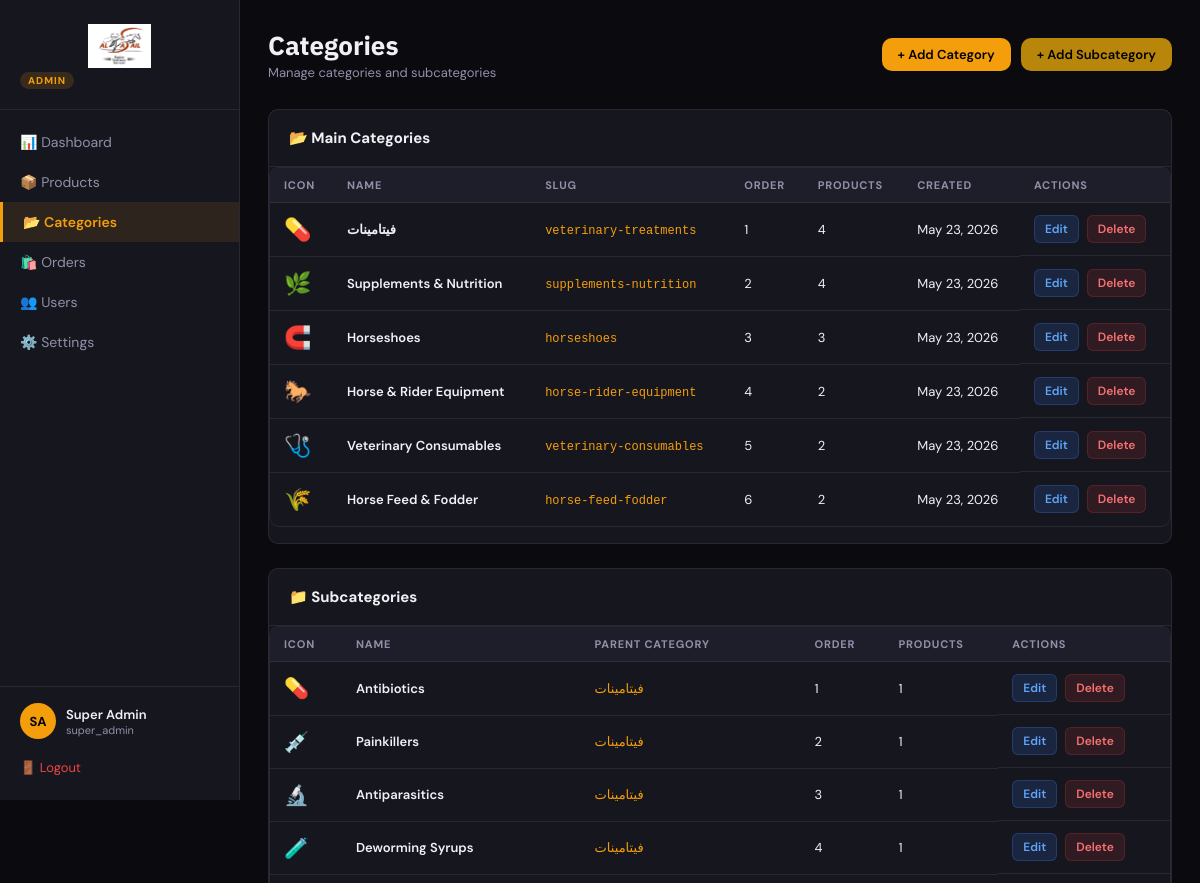
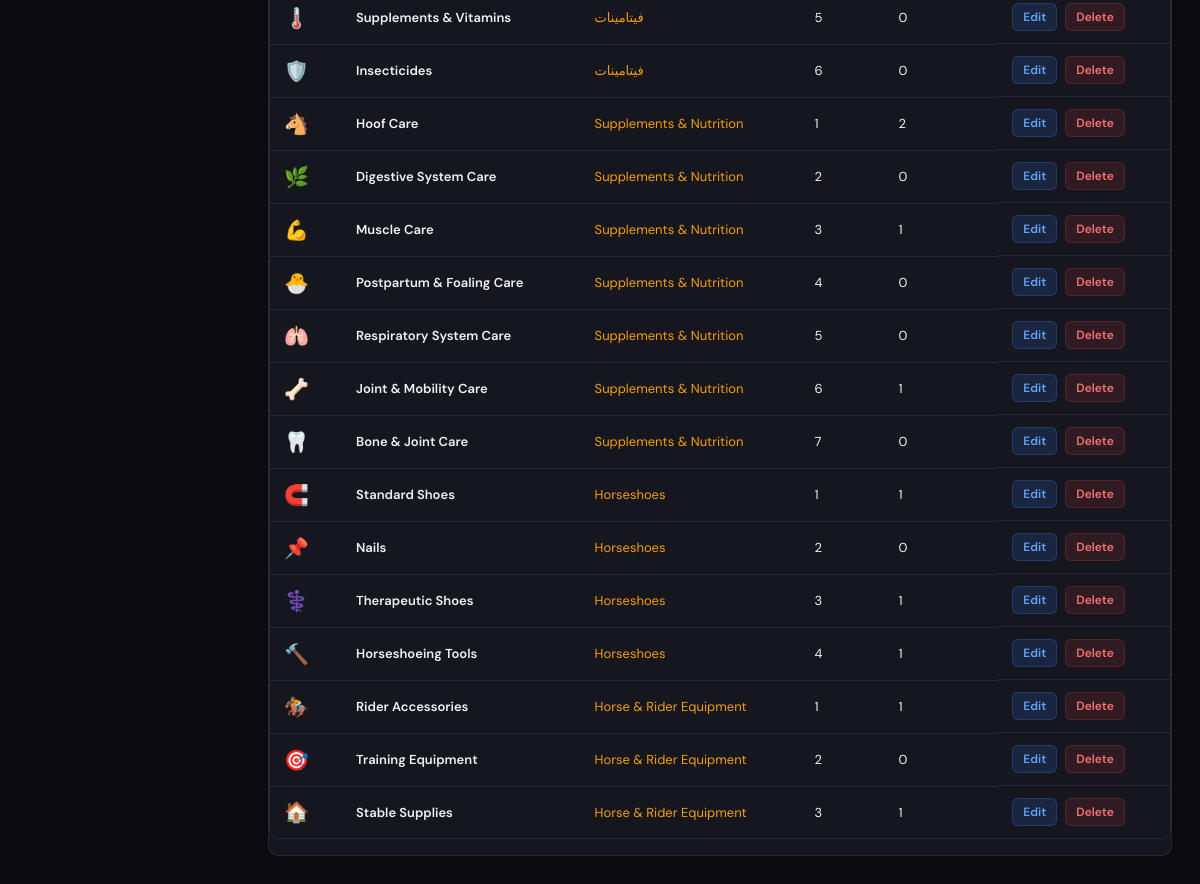
Screenshot of /admin/categories.php (signed in) with the database file from the repository (2 pictures, top to bottom).
### tables this page shows
CREATE TABLE `users` (
  `id` int(11) NOT NULL AUTO_INCREMENT,
  `first_name` varchar(80) NOT NULL,
  `last_name` varchar(80) NOT NULL,
  `email` varchar(150) NOT NULL,
  `password` varchar(255) NOT NULL,
  `phone` varchar(20) DEFAULT NULL,
  `address` text DEFAULT NULL,
  `city` varchar(100) DEFAULT NULL,
  `avatar` varchar(255) DEFAULT NULL,
  `google_id` varchar(255) DEFAULT NULL,
  `reset_token` varchar(255) DEFAULT NULL,
  `token_expires` datetime DEFAULT NULL,
  `role` enum('member','admin','super_admin') DEFAULT 'member',
  `created_at` timestamp NOT NULL DEFAULT current_timestamp(),
  PRIMARY KEY (`id`),
  UNIQUE KEY `email` (`email`),
  UNIQUE KEY `google_id` (`google_id`),
  UNIQUE KEY `reset_token` (`reset_token`)
);

CREATE TABLE `categories` (
  `id` int(11) NOT NULL AUTO_INCREMENT,
  `name` varchar(100) NOT NULL,
  `slug` varchar(100) NOT NULL,
  `icon` varchar(10) NOT NULL DEFAULT '?',
  `order_num` int(11) DEFAULT 0,
  PRIMARY KEY (`id`),
  UNIQUE KEY `slug` (`slug`)
);

CREATE TABLE `subcategories` (
  `id` int(11) NOT NULL AUTO_INCREMENT,
  `category_id` int(11) NOT NULL,
  `name` varchar(100) NOT NULL,
  `slug` varchar(100) NOT NULL,
  `icon` varchar(20) DEFAULT '?',
  `order_num` int(11) DEFAULT 0,
  `created_at` timestamp NOT NULL DEFAULT current_timestamp(),
  PRIMARY KEY (`id`),
  UNIQUE KEY `slug` (`slug`),
  KEY `category_id` (`category_id`),
  CONSTRAINT `subcategories_ibfk_1` FOREIGN KEY (`category_id`) REFERENCES `categories` (`id`) ON DELETE CASCADE
);

### includes/functions.php (called while the page is built, shortened)
<?php
require_once __DIR__ . '/db.php';
function isLoggedIn(): bool {
    return !empty($_SESSION['user_id']);
}
function getCurrentUser(): ?array {
    global $conn;
    $id = (int)$_SESSION['user_id'];
    $r = $conn->query("SELECT * FROM users WHERE id=$id");
    return $r && $r->num_rows ? $r->fetch_assoc() : null;
}

### admin/categories.php (the view, shortened to what this page needs)
<?php
require_once __DIR__ . '/layout.php';
$categories = $conn->query("
    SELECT c.*, COUNT(DISTINCT p.id) AS product_count
    FROM categories c
    LEFT JOIN products p ON p.category_id=c.id
    GROUP BY c.id
    ORDER BY c.order_num ASC, c.id ASC
");
$subcategories = $conn->query("
    SELECT s.*, c.name AS cat_name, COUNT(p.id) AS product_count
    FROM subcategories s
    JOIN categories c ON c.id=s.category_id
    LEFT JOIN products p ON p.subcategory_id=s.id
    GROUP BY s.id
    ORDER BY c.order_num ASC, s.order_num ASC
");
?>
<div class="admin-header">
    <div>
        <div class="admin-title">Categories</div>
        <div class="admin-subtitle">Manage categories and subcategories</div>
    </div>
    <div style="display:flex;gap:10px;">
        <button class="btn-admin btn-admin-primary" onclick="openModal('catModal')">+ Add Category</button>
        <button class="btn-admin btn-admin-primary" style="background:#B8860B" onclick="openModal('subcatModal')">+ Add Subcategory</button>
    </div>
</div>
<div class="admin-card" style="margin-bottom:24px">
    <div class="admin-card-header">
        <div class="admin-card-title">📂 Main Categories</div>
    </div>
    <div class="table-responsive">
        <table class="data-table">
            <thead>
                <tr><th>Icon</th><th>Name</th><th>Slug</th><th>Order</th><th>Products</th><th>Created</th><th>Actions</th></tr>
            </thead>
            <tbody>
            <?php while ($c = $categories->fetch_assoc()): ?>
            <tr>
                <td style="font-size:22px"><?= htmlspecialchars($c['icon']) ?></td>
                <td><span style="font-weight:600"><?= htmlspecialchars($c['name']) ?></span></td>
                <td><code style="color:var(--accent);font-size:12px"><?= htmlspecialchars($c['slug']) ?></code></td>
                <td><?= $c['order_num'] ?></td>
                <td><?= $c['product_count'] ?></td>
                <td><?= date('M j, Y', strtotime($c['created_at'] ?? 'now')) ?></td>
                <td class="actions-bar">
                    <button class="btn-admin btn-admin-sm btn-admin-edit"
                        onclick="openEditCat(<?= htmlspecialchars(json_encode($c)) ?>)">Edit</button>
                    <a href="?action=delete&type=category&id=<?= $c['id'] ?>"
                       class="btn-admin btn-admin-sm btn-admin-delete"
                       onclick="return confirm('Delete category \'<?= htmlspecialchars($c['name']) ?>\'? This will also delete all its subcategories.')">Delete</a>
                </td>
            </tr>
            <?php endwhile; ?>
            </tbody>
        </table>
    </div>
</div>
<div class="admin-card">
    <div class="admin-card-header">
        <div class="admin-card-title">📁 Subcategories</div>
    </div>
    <div class="table-responsive">
        <table class="data-table">
            <thead>
                <tr><th>Icon</th><th>Name</th><th>Parent Category</th><th>Order</th><th>Products</th><th>Actions</th></tr>
            </thead>
            <tbody>
            <?php while ($s = $subcategories->fetch_assoc()): ?>
            <tr>
                <td style="font-size:20px"><?= htmlspecialchars($s['icon']) ?></td>
                <td><span style="font-weight:600"><?= htmlspecialchars($s['name']) ?></span></td>
                <td><span style="color:var(--accent)"><?= htmlspecialchars($s['cat_name']) ?></span></td>
                <td><?= $s['order_num'] ?></td>
                <td><?= $s['product_count'] ?></td>
                <td class="actions-bar">
                    <button class="btn-admin btn-admin-sm btn-admin-edit"
                        onclick="openEditSubcat(<?= htmlspecialchars(json_encode($s)) ?>)">Edit</button>
                    <a href="?action=delete&type=subcategory&id=<?= $s['id'] ?>"
                       class="btn-admin btn-admin-sm btn-admin-delete"
                       onclick="return confirm('Delete subcategory \'<?= htmlspecialchars($s['name']) ?>\'?')">Delete</a>
                </td>
            </tr>
            <?php endwhile; ?>
            </tbody>
        </table>
    </div>
</div>
<?php require_once __DIR__ . '/footer.php'; ?>

### admin/layout.php (shortened to what this page needs)
<?php
require_once __DIR__ . '/../includes/functions.php';
$adminUser = getCurrentUser();
$adminPage = basename($_SERVER['PHP_SELF'], '.php');
?>
<!DOCTYPE html>
<html lang="en">
<head>
    <link rel="stylesheet" href="/GadgetZone/admin/admin.css">
</head>
<body class="admin-body">
<div class="admin-layout">
    <aside class="admin-sidebar">
        <div class="admin-logo">
            <a href="/GadgetZone/index.php">
                <img src="/GadgetZone/assets/images/logo.png" alt="Al Asail Equine" style="height:44px;object-fit:contain;display:block;margin:0 auto;">
            </a>
            <div class="admin-badge">Admin</div>
        </div>
        <nav class="admin-nav">
            <a href="/GadgetZone/admin/index.php"      class="<?= $adminPage==='index'?'active':'' ?>">📊 Dashboard</a>
            <a href="/GadgetZone/admin/products.php"   class="<?= $adminPage==='products'?'active':'' ?>">📦 Products</a>
            <a href="/GadgetZone/admin/categories.php" class="<?= $adminPage==='categories'?'active':'' ?>">📂 Categories</a>
            <a href="/GadgetZone/admin/orders.php"     class="<?= $adminPage==='orders'?'active':'' ?>">🛍️ Orders</a>
            <a href="/GadgetZone/admin/users.php"      class="<?= $adminPage==='users'?'active':'' ?>">👥 Users</a>
            <a href="/GadgetZone/admin/settings.php"   class="<?= $adminPage==='settings'?'active':'' ?>">⚙️ Settings</a>
        </nav>
        <div class="admin-sidebar-footer">
            <div class="admin-user-info">
                <div class="admin-avatar"><?= strtoupper(substr($adminUser['first_name'],0,1).substr($adminUser['last_name'],0,1)) ?></div>
                <div>
                    <div style="font-size:13px;font-weight:600"><?= htmlspecialchars($adminUser['first_name'].' '.$adminUser['last_name']) ?></div>
                    <div style="font-size:11px;color:#9090a8"><?= htmlspecialchars($adminUser['role']) ?></div>
                </div>
            </div>
            <a href="/GadgetZone/pages/logout.php" class="admin-logout">🚪 Logout</a>
        </div>
    </aside>
    <main class="admin-main">

### admin/admin.css (style rules this page uses)
:root { --accent: #f59e0b; --bg: #0a0a0f; --surface: #16161f; --surface2: #1e1e2a; --border: rgba(255,255,255,0.08); --text: #f0f0f5; --text2: #9090a8; --text3: #5a5a72; --r: 10px; --font-h: 'IBM Plex Sans', sans-serif; --font-b: 'DM Sans', sans-serif; }
*, *::before, *::after { box-sizing: border-box; margin: 0; padding: 0; }
body { background: var(--bg); color: var(--text); font-family: var(--font-b); font-size: 14px; }
a { color: inherit; text-decoration: none; }
.admin-layout { display: grid; grid-template-columns: 240px 1fr; min-height: 100vh; }
.admin-sidebar { background: var(--surface); border-right: 1px solid var(--border); display: flex; flex-direction: column; position: sticky; top: 0; height: 100vh; overflow-y: auto; }
.admin-logo { padding: 24px 20px 20px; border-bottom: 1px solid var(--border); }
.admin-logo a { font-family: var(--font-h); font-size: 18px; font-weight: 800; display:flex; align-items:center; gap:8px; }
.admin-badge { display: inline-block; background: rgba(245,158,11,0.15); color: var(--accent); font-size: 10px; font-weight: 700; padding: 2px 8px; border-radius: 20px; margin-top: 4px; letter-spacing: 1px; text-transform: uppercase; }
.admin-nav { padding: 12px 0; flex: 1; }
.admin-nav a { display: flex; align-items: center; gap: 10px; padding: 11px 20px; font-size: 14px; color: var(--text2); transition: all 0.2s; }
.admin-nav a.active { background: rgba(245,158,11,0.1); color: var(--accent); border-left: 3px solid var(--accent); font-weight: 600; }
.admin-sidebar-footer { padding: 16px 20px; border-top: 1px solid var(--border); }
.admin-user-info { display: flex; align-items: center; gap: 10px; margin-bottom: 12px; }
.admin-avatar { width: 36px; height: 36px; border-radius: 50%; background: var(--accent); color: #000; display: flex; align-items: center; justify-content: center; font-size: 13px; font-weight: 700; flex-shrink: 0; }
.admin-logout { display: block; font-size: 13px; color: #ef4444; padding: 8px 0; }
.admin-main { padding: 28px; overflow: auto; }
.admin-header { display: flex; align-items: center; justify-content: space-between; margin-bottom: 28px; }
.admin-title { font-family: var(--font-h); font-size: 26px; font-weight: 800; }
.admin-subtitle { font-size: 13px; color: var(--text2); margin-top: 2px; }
.admin-card { background: var(--surface); border: 1px solid var(--border); border-radius: var(--r); margin-bottom: 24px; overflow: hidden; }
.admin-card-header { display: flex; align-items: center; justify-content: space-between; padding: 18px 20px; border-bottom: 1px solid var(--border); }
.admin-card-title { font-weight: 700; font-size: 15px; }
.data-table { width: 100%; border-collapse: collapse; }
.data-table th { text-align: left; padding: 10px 14px; font-size: 11px; font-weight: 700; text-transform: uppercase; letter-spacing: 0.8px; color: var(--text2); border-bottom: 1px solid var(--border); background: var(--surface2); }
.data-table td { padding: 12px 14px; border-bottom: 1px solid var(--border); font-size: 13px; vertical-align: middle; }
.data-table tr:last-child td { border-bottom: none; }
.btn-admin { display: inline-flex; align-items: center; gap: 6px; padding: 8px 16px; border-radius: var(--r); font-size: 13px; font-weight: 600; cursor: pointer; border: none; transition: all 0.2s; font-family: var(--font-b); }
.btn-admin-primary { background: var(--accent); color: #000; }
.btn-admin-sm { padding: 5px 10px; font-size: 12px; border-radius: 6px; }
.btn-admin-edit { background: rgba(59,130,246,0.15); color: #60a5fa; border: 1px solid rgba(59,130,246,0.25); }
.btn-admin-delete { background: rgba(239,68,68,0.12); color: #f87171; border: 1px solid rgba(239,68,68,0.2); }
.actions-bar { display: flex; align-items: center; gap: 8px; }
.table-responsive { width: 100%; overflow-x: auto; -webkit-overflow-scrolling: touch; border-radius: var(--r); border: 1px solid var(--border); margin-bottom: 1rem; }
.table-responsive .data-table { min-width: 800px; }

### rows the page displays
users: first_name+last_name "SA", first_name+last_name "Super Admin", role "super_admin"
categories: icon "💊", name "فيتامينات", slug "veterinary-treatments", order_num "1", product_count "4", created_at "May 23, 2026"
categories: icon "🌿", name "Supplements & Nutrition", slug "supplements-nutrition", order_num "2", product_count "4", created_at "May 23, 2026"
categories: icon "🧲", name "Horseshoes", slug "horseshoes", order_num "3", product_count "3", created_at "May 23, 2026"
categories: icon "🐎", name "Horse & Rider Equipment", slug "horse-rider-equipment", order_num "4", product_count "2", created_at "May 23, 2026"
categories: icon "🩺", name "Veterinary Consumables", slug "veterinary-consumables", order_num "5", product_count "2", created_at "May 23, 2026"
categories: icon "🌾", name "Horse Feed & Fodder", slug "horse-feed-fodder", order_num "6", product_count "2", created_at "May 23, 2026"
subcategories: icon "💊", name "Antibiotics", category.name "فيتامينات", order_num "1", product_count "1"
subcategories: icon "💉", name "Painkillers", category.name "فيتامينات", order_num "2", product_count "1"
subcategories: icon "🔬", name "Antiparasitics", category.name "فيتامينات", order_num "3", product_count "1"
subcategories: icon "🧪", name "Deworming Syrups", category.name "فيتامينات", order_num "4", product_count "1"
subcategories: icon "🌡️", name "Supplements & Vitamins", category.name "فيتامينات", order_num "5", product_count "0"
subcategories: icon "🛡️", name "Insecticides", category.name "فيتامينات", order_num "6", product_count "0"
subcategories: icon "🐴", name "Hoof Care", category.name "Supplements & Nutrition", order_num "1", product_count "2"
subcategories: icon "🌿", name "Digestive System Care", category.name "Supplements & Nutrition", order_num "2", product_count "0"
subcategories: icon "💪", name "Muscle Care", category.name "Supplements & Nutrition", order_num "3", product_count "1"
subcategories: icon "🐣", name "Postpartum & Foaling Care", category.name "Supplements & Nutrition", order_num "4", product_count "0"
subcategories: icon "🫁", name "Respiratory System Care", category.name "Supplements & Nutrition", order_num "5", product_count "0"
subcategories: icon "🦴", name "Joint & Mobility Care", category.name "Supplements & Nutrition", order_num "6", product_count "1"
subcategories: icon "🦷", name "Bone & Joint Care", category.name "Supplements & Nutrition", order_num "7", product_count "0"
subcategories: icon "🧲", name "Standard Shoes", category.name "Horseshoes", order_num "1", product_count "1"
subcategories: icon "📌", name "Nails", category.name "Horseshoes", order_num "2", product_count "0"
subcategories: icon "⚕️", name "Therapeutic Shoes", category.name "Horseshoes", order_num "3", product_count "1"
subcategories: icon "🔨", name "Horseshoeing Tools", category.name "Horseshoes", order_num "4", product_count "1"
subcategories: icon "🏇", name "Rider Accessories", category.name "Horse & Rider Equipment", order_num "1", product_count "1"
subcategories: icon "🎯", name "Training Equipment", category.name "Horse & Rider Equipment", order_num "2", product_count "0"
subcategories: icon "🏠", name "Stable Supplies", category.name "Horse & Rider Equipment", order_num "3", product_count "1"
